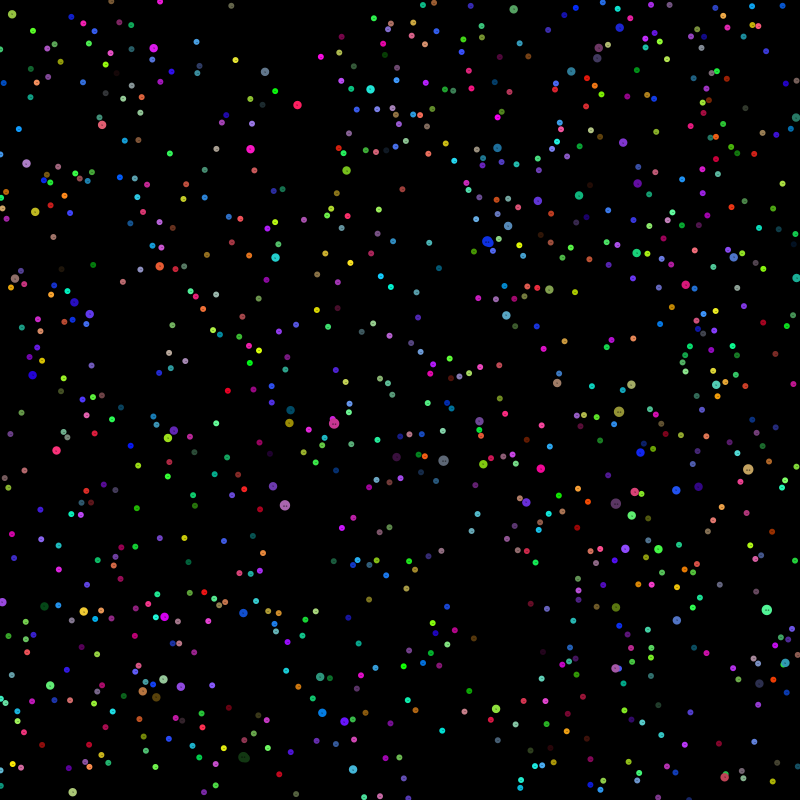
Frame 1 (no input)
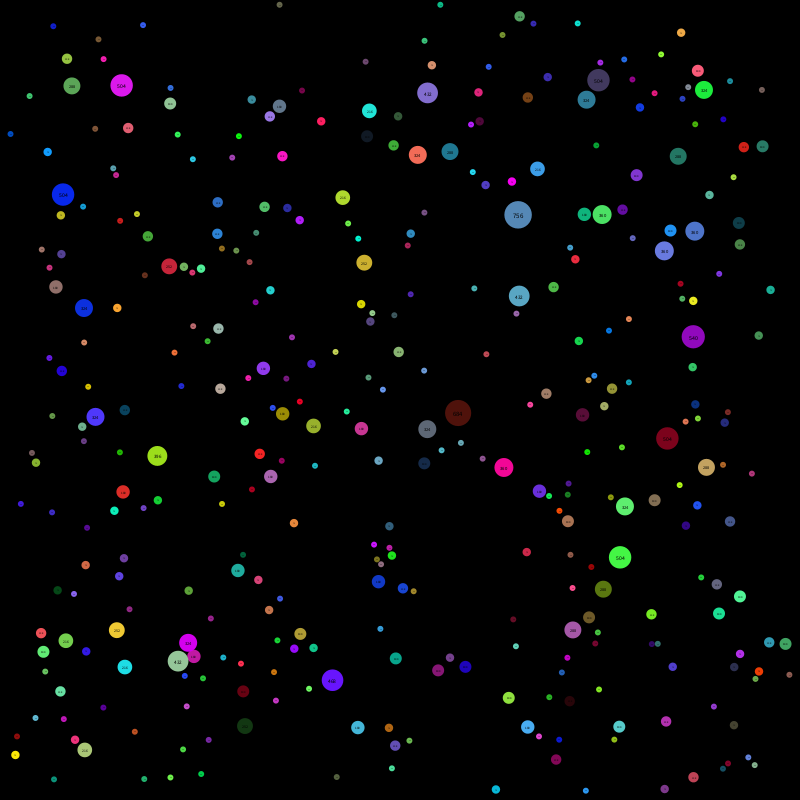
Frame 60 (the mouse pressed at the canvas centre just before this capture)
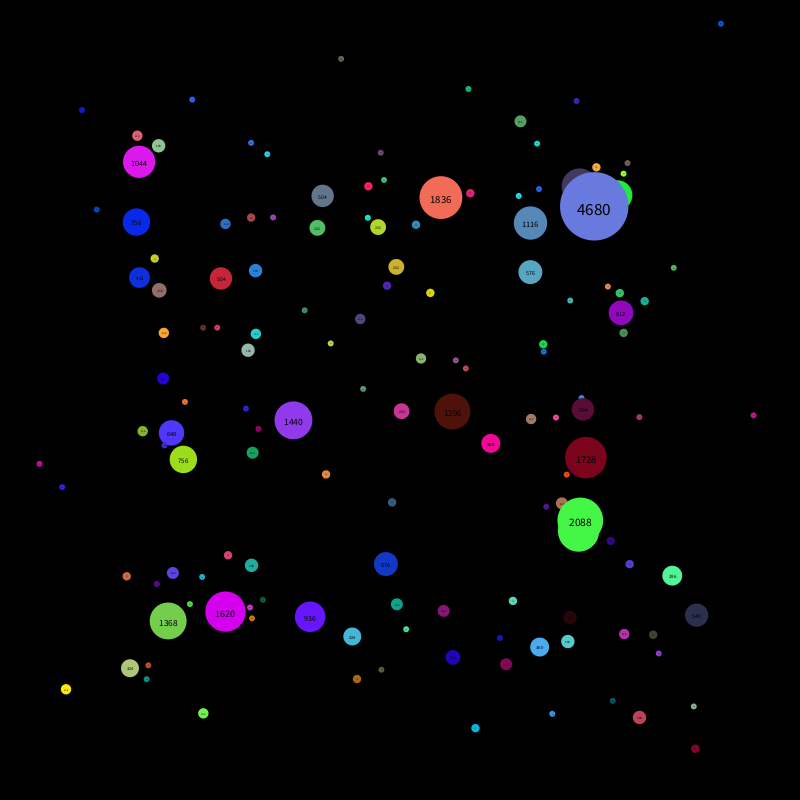
Frame 120 (the mouse held since frame 60 and released just before this capture)

The Processing sketch that drew these frames (run headless with seeded random() and noise(); from frame 60 on, the mouse is pressed at the canvas centre):

// Processing sketch: simulation_03_gravity_00_bySeungMin
// ── simulation_03_gravity_00_bySeungMin.pde
/*
 CCC  OOO  PPPP  Y   Y RRRR   III   GGGG H   H TTTTT 
C    O   O P   P  YYY  R   R   I   G     H   H   T
C    O   O PPPP    Y   RRRRR   I   G  GG HHHHH   T
C    O   O P       Y   R R     I   G   G H   H   T
 CCC  OOO  P       Y   R  RR  III   GGG  H   H   T
 
 SSSS EEEEE U   U N   N  GGGG       M   M  III  N   N
S     E     U   U NN  N G           MM MM   I   NN  N
 SSS  EEEEE U   U N N N G  GG       M M M   I   N N N
    S E     U   U N  NN G   G       M   M   I   N  NN
SSSS  EEEEE  UUU  N   N  GGG        M   M  III  N   N

JJJJJ EEEEE  OOO  N   N  GGGG
  J   E     O   O NN  N G
  J   EEEEE O   O N N N G  GG
  J   E     O   O N  NN G   G
JJ    EEEEE  OOO  N   N  GGG

Copyright(C) Seung Min Jeong, Gyeonggi Science High School 34th
For Educational use only!

for Wool Seo

*/
Spot[] spots;
int numSpots=1000;//no more than 25000, seriously
float F=0.5;//change!
float T=0.5;//change!
int M = 36;
void setup() {
  size(800, 800);//change!
  spots = new Spot[numSpots];
  for (int i = 0; i < spots.length; i++) {
    float x = random(0, width);
    float y = random(0, height);
    float xs = random(-2.0, 2.0);
    float ys = random(-2.0, 2.0);
    spots[i] = new Spot(x, y, M, xs, ys);
  }
  noStroke();
}
void draw() {
  frameRate(60);
  fill(0);
  rect(0, 0, width, height);
  for (int i=0; i < spots.length; i++) {
    spots[i].move();
    spots[i].display();
  }
}
class Spot {
  float x, y;
  float mass, diameter;
  float xspeed,yspeed;
  boolean dis, tmpdis;
  float R,G,B;
  Spot(float xpos, float ypos, float ma, float xs, float ys) {
    x = xpos;
    y = ypos;
    mass=ma;
    diameter=sqrt(mass);
    xspeed=xs;
    yspeed=ys;
    dis=true;
    do{
    R=random(0.0,256.0);
    G=random(0.0,256.0);
    B=random(0.0,256.0);
    }while(R+G+B>512);
  }
  void move() {
    if(mouseButton==LEFT){
    x = random(0, width);
    y = random(0, height);
    xspeed = random(-2.0, 2.0);
    yspeed = random(-2.0, 2.0);
    mass=M;
    diameter=sqrt(mass);
    dis=true;
    return;
    }
    for(int i=0;i<numSpots;i++){
      if(!dis||!spots[i].dis)continue;
      float dx=x-spots[i].x;
      float dy=y-spots[i].y;
      float r=sqrt(dx*dx+dy*dy);
      if(r==0)continue;
      if(2*r<diameter+spots[i].diameter){
          if(mass<spots[i].mass){
            R=spots[i].R;
            G=spots[i].G;
            B=spots[i].B;
          }
          x=(x*diameter+spots[i].x*spots[i].diameter)/(diameter+spots[i].diameter);
          y=(y*diameter+spots[i].y*spots[i].diameter)/(diameter+spots[i].diameter);
          xspeed=(xspeed*mass+spots[i].xspeed*spots[i].mass)/(mass+spots[i].mass);
          yspeed=(yspeed*mass+spots[i].yspeed*spots[i].mass)/(mass+spots[i].mass);
          mass+=spots[i].mass;
          diameter=sqrt(mass);
          spots[i].dis=false;
          continue;
        }
      double f=F*(mass*spots[i].mass)/(r*r);
      xspeed-=(dx/r)*f/mass*T*T;
      yspeed-=(dy/r)*f/mass*T*T;
    }
    x += xspeed*T;
    y += yspeed*T;
    //Reflection
    /*if (x > (width - diameter/2)){ 
      xspeed*=-1;
      x=width-diameter/2;
    } 
    if(x < diameter/2){
      xspeed*=-1;
      x=diameter/2;
    }
    if (y > (height - diameter/2)){ 
      yspeed*=-1; 
      y=height-diameter/2;
    } 
    if(y < diameter/2){
      yspeed*=-1;
      y=diameter/2;
    }*/
  }
  void display() {
    if(!dis)return;
    fill(R,G,B);
    ellipse(x, y, diameter, diameter);
    fill(0);
    textAlign(CENTER);
    textSize(diameter/4);
    if(mass<100000)text((int)mass,x,y+diameter/8);
    else{
      textSize(diameter/7);
      text("ENORMOUS!",x,y+diameter/14);
    }
  }
}
